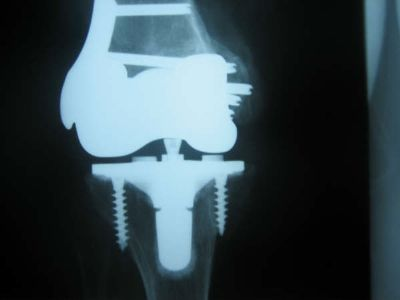
#> input picture data/not smith/notsmith.1.jpg, 400 x 300 px
$ python orb_knn.py --dataset 'data/not smith' --tdataset 'data/not smith'
#> lines starting #> are read from the running program, lines starting #| are printed output that depends on the picture
from sklearn.neighbors import KNeighborsClassifier
from imutils import paths
import numpy as np
import argparse
import imutils
import cv2
import os
from matplotlib import pyplot as plt
from scipy.cluster.vq import *
from sklearn.preprocessing import StandardScaler

ap = argparse.ArgumentParser()
ap.add_argument("-d", "--dataset", required=True,
	help="path to input dataset")

ap.add_argument("-t", "--tdataset", required=True,
	help="path to test dataset")

args = vars(ap.parse_args())

imagePaths = list(paths.list_images(args["dataset"]))				#path to train data
timagePaths = list(paths.list_images(args["tdataset"]))				#path to test data

# Create feature extraction and keypoint detector objects

orb = cv2.ORB_create(55)

# List where all the descriptors are stored
des_list = []
labels = []
for (i, imagePath) in enumerate(imagePaths):

	image = cv2.imread(imagePath)
#> image is the input picture: shape (300, 400, 3); mean B, G, R 76.6, 70.4, 54
	label = imagePath.split(os.path.sep)[-1].split(".")[0]
	labels.append(label)
	im = cv2.cvtColor(image,cv2.COLOR_BGR2GRAY)
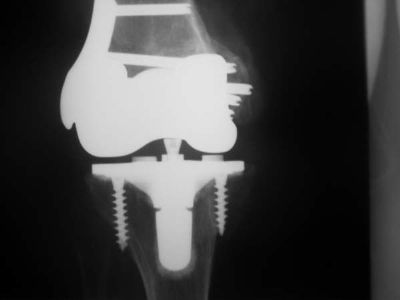
#> im: shape (300, 400); min 0, max 230, mean 66.2
	kp = orb.detect(im,None)
#> kp = 55 keypoints; strongest (x, y, size): (95, 169, 77.1), (236, 165, 111.1), (241, 166, 64.3), (239, 164, 92.6)

	kp, des = orb.compute(im, kp)
	des=des.flatten()
#> des = 1760 values, max 255 at index 12, min 0 at index 142, mean 168.5
	des_list.append((des))
	# #Uncomment to view the detected keypoints
	# cv2.drawKeypoints(im,kp,image)
	# cv2.imshow("sift",image)
 # 	cv2.waitKey(0)


trainLabels = np.array(labels)
trainFeat = np.array(des_list)

model = KNeighborsClassifier(n_neighbors=1, n_jobs=-1,metric = 'braycurtis')
model.fit(trainFeat, trainLabels)


tfeatures = []
tlabels = []

for (i, imagePath) in enumerate(timagePaths):

	image = cv2.imread(imagePath)
	label = imagePath.split(os.path.sep)[-1].split(".")[0]
	labels.append(label)
	im = cv2.cvtColor(image,cv2.COLOR_BGR2GRAY)
	kp = orb.detect(im,None)
	kp, des = orb.compute(im, kp)
	des=des.flatten()
	tfeatures.append(des)
	tlabels.append(label)

	# [8 lines of commented-out code are left out]

testFeat = (np.array(tfeatures))
testLabels = (np.array(tlabels))

acc = model.score(testFeat, testLabels)
#> acc = 1
print ("Accuracy is: "+str(acc))
#| Accuracy is: 1.0
